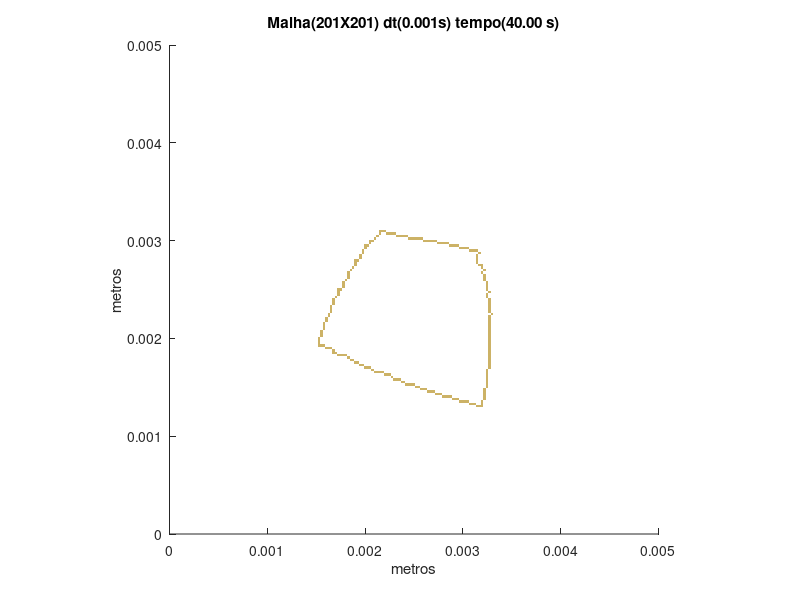

Reproduce this figure in MATLAB.
set (gca,'PlotBoxAspectRatio',[1 1 1],'Xlim',[0,0.005],'Ylim',[0,0.005])
hold on
title('Malha(201X201) dt(0.001s) tempo(40.00 s)')
hold on
ylabel('metros')
hold on
xlabel('metros')
hold on

fill([0.00313432835820896 0.00313432835820896 0.0031592039800995 0.0031592039800995],[0.00129353233830846 0.001318407960199 0.001318407960199 0.00129353233830846],[0.8,0.7,0.4],'LineStyle','none')

fill([0.0031592039800995 0.0031592039800995 0.00318407960199005 0.00318407960199005],[0.00129353233830846 0.001318407960199 0.001318407960199 0.00129353233830846],[0.8,0.7,0.4],'LineStyle','none')

fill([0.00318407960199005 0.00318407960199005 0.0032089552238806 0.0032089552238806],[0.00129353233830846 0.001318407960199 0.001318407960199 0.00129353233830846],[0.8,0.7,0.4],'LineStyle','none')

fill([0.00305970149253731 0.00305970149253731 0.00308457711442786 0.00308457711442786],[0.001318407960199 0.00134328358208955 0.00134328358208955 0.001318407960199],[0.8,0.7,0.4],'LineStyle','none')

fill([0.00308457711442786 0.00308457711442786 0.00310945273631841 0.00310945273631841],[0.001318407960199 0.00134328358208955 0.00134328358208955 0.001318407960199],[0.8,0.7,0.4],'LineStyle','none')

fill([0.00310945273631841 0.00310945273631841 0.00313432835820896 0.00313432835820896],[0.001318407960199 0.00134328358208955 0.00134328358208955 0.001318407960199],[0.8,0.7,0.4],'LineStyle','none')

fill([0.00318407960199005 0.00318407960199005 0.0032089552238806 0.0032089552238806],[0.001318407960199 0.00134328358208955 0.00134328358208955 0.001318407960199],[0.8,0.7,0.4],'LineStyle','none')

fill([0.00296019900497512 0.00296019900497512 0.00298507462686567 0.00298507462686567],[0.00134328358208955 0.0013681592039801 0.0013681592039801 0.00134328358208955],[0.8,0.7,0.4],'LineStyle','none')

fill([0.00298507462686567 0.00298507462686567 0.00300995024875622 0.00300995024875622],[0.00134328358208955 0.0013681592039801 0.0013681592039801 0.00134328358208955],[0.8,0.7,0.4],'LineStyle','none')

fill([0.00300995024875622 0.00300995024875622 0.00303482587064677 0.00303482587064677],[0.00134328358208955 0.0013681592039801 0.0013681592039801 0.00134328358208955],[0.8,0.7,0.4],'LineStyle','none')

fill([0.00303482587064677 0.00303482587064677 0.00305970149253731 0.00305970149253731],[0.00134328358208955 0.0013681592039801 0.0013681592039801 0.00134328358208955],[0.8,0.7,0.4],'LineStyle','none')

fill([0.00318407960199005 0.00318407960199005 0.0032089552238806 0.0032089552238806],[0.00134328358208955 0.0013681592039801 0.0013681592039801 0.00134328358208955],[0.8,0.7,0.4],'LineStyle','none')

fill([0.00288557213930348 0.00288557213930348 0.00291044776119403 0.00291044776119403],[0.0013681592039801 0.00139303482587065 0.00139303482587065 0.0013681592039801],[0.8,0.7,0.4],'LineStyle','none')

fill([0.00291044776119403 0.00291044776119403 0.00293532338308458 0.00293532338308458],[0.0013681592039801 0.00139303482587065 0.00139303482587065 0.0013681592039801],[0.8,0.7,0.4],'LineStyle','none')

fill([0.00293532338308458 0.00293532338308458 0.00296019900497512 0.00296019900497512],[0.0013681592039801 0.00139303482587065 0.00139303482587065 0.0013681592039801],[0.8,0.7,0.4],'LineStyle','none')

fill([0.0032089552238806 0.0032089552238806 0.00323383084577114 0.00323383084577114],[0.0013681592039801 0.00139303482587065 0.00139303482587065 0.0013681592039801],[0.8,0.7,0.4],'LineStyle','none')

fill([0.00278606965174129 0.00278606965174129 0.00281094527363184 0.00281094527363184],[0.00139303482587065 0.00141791044776119 0.00141791044776119 0.00139303482587065],[0.8,0.7,0.4],'LineStyle','none')

fill([0.00281094527363184 0.00281094527363184 0.00283582089552239 0.00283582089552239],[0.00139303482587065 0.00141791044776119 0.00141791044776119 0.00139303482587065],[0.8,0.7,0.4],'LineStyle','none')

fill([0.00283582089552239 0.00283582089552239 0.00286069651741294 0.00286069651741294],[0.00139303482587065 0.00141791044776119 0.00141791044776119 0.00139303482587065],[0.8,0.7,0.4],'LineStyle','none')

fill([0.00286069651741294 0.00286069651741294 0.00288557213930348 0.00288557213930348],[0.00139303482587065 0.00141791044776119 0.00141791044776119 0.00139303482587065],[0.8,0.7,0.4],'LineStyle','none')

fill([0.0032089552238806 0.0032089552238806 0.00323383084577114 0.00323383084577114],[0.00139303482587065 0.00141791044776119 0.00141791044776119 0.00139303482587065],[0.8,0.7,0.4],'LineStyle','none')

fill([0.00271144278606965 0.00271144278606965 0.0027363184079602 0.0027363184079602],[0.00141791044776119 0.00144278606965174 0.00144278606965174 0.00141791044776119],[0.8,0.7,0.4],'LineStyle','none')

fill([0.0027363184079602 0.0027363184079602 0.00276119402985075 0.00276119402985075],[0.00141791044776119 0.00144278606965174 0.00144278606965174 0.00141791044776119],[0.8,0.7,0.4],'LineStyle','none')

fill([0.00276119402985075 0.00276119402985075 0.00278606965174129 0.00278606965174129],[0.00141791044776119 0.00144278606965174 0.00144278606965174 0.00141791044776119],[0.8,0.7,0.4],'LineStyle','none')

fill([0.0032089552238806 0.0032089552238806 0.00323383084577114 0.00323383084577114],[0.00141791044776119 0.00144278606965174 0.00144278606965174 0.00141791044776119],[0.8,0.7,0.4],'LineStyle','none')

fill([0.00263681592039801 0.00263681592039801 0.00266169154228856 0.00266169154228856],[0.00144278606965174 0.00146766169154229 0.00146766169154229 0.00144278606965174],[0.8,0.7,0.4],'LineStyle','none')

fill([0.00266169154228856 0.00266169154228856 0.0026865671641791 0.0026865671641791],[0.00144278606965174 0.00146766169154229 0.00146766169154229 0.00144278606965174],[0.8,0.7,0.4],'LineStyle','none')

fill([0.0026865671641791 0.0026865671641791 0.00271144278606965 0.00271144278606965],[0.00144278606965174 0.00146766169154229 0.00146766169154229 0.00144278606965174],[0.8,0.7,0.4],'LineStyle','none')

fill([0.0032089552238806 0.0032089552238806 0.00323383084577114 0.00323383084577114],[0.00144278606965174 0.00146766169154229 0.00146766169154229 0.00144278606965174],[0.8,0.7,0.4],'LineStyle','none')

fill([0.00256218905472637 0.00256218905472637 0.00258706467661692 0.00258706467661692],[0.00146766169154229 0.00149253731343284 0.00149253731343284 0.00146766169154229],[0.8,0.7,0.4],'LineStyle','none')

fill([0.00258706467661692 0.00258706467661692 0.00261194029850746 0.00261194029850746],[0.00146766169154229 0.00149253731343284 0.00149253731343284 0.00146766169154229],[0.8,0.7,0.4],'LineStyle','none')

fill([0.00261194029850746 0.00261194029850746 0.00263681592039801 0.00263681592039801],[0.00146766169154229 0.00149253731343284 0.00149253731343284 0.00146766169154229],[0.8,0.7,0.4],'LineStyle','none')

fill([0.0032089552238806 0.0032089552238806 0.00323383084577114 0.00323383084577114],[0.00146766169154229 0.00149253731343284 0.00149253731343284 0.00146766169154229],[0.8,0.7,0.4],'LineStyle','none')

fill([0.00251243781094527 0.00251243781094527 0.00253731343283582 0.00253731343283582],[0.00149253731343284 0.00151741293532338 0.00151741293532338 0.00149253731343284],[0.8,0.7,0.4],'LineStyle','none')

fill([0.00253731343283582 0.00253731343283582 0.00256218905472637 0.00256218905472637],[0.00149253731343284 0.00151741293532338 0.00151741293532338 0.00149253731343284],[0.8,0.7,0.4],'LineStyle','none')

fill([0.00323383084577114 0.00323383084577114 0.00325870646766169 0.00325870646766169],[0.00149253731343284 0.00151741293532338 0.00151741293532338 0.00149253731343284],[0.8,0.7,0.4],'LineStyle','none')

fill([0.00241293532338308 0.00241293532338308 0.00243781094527363 0.00243781094527363],[0.00151741293532338 0.00154228855721393 0.00154228855721393 0.00151741293532338],[0.8,0.7,0.4],'LineStyle','none')

fill([0.00243781094527363 0.00243781094527363 0.00246268656716418 0.00246268656716418],[0.00151741293532338 0.00154228855721393 0.00154228855721393 0.00151741293532338],[0.8,0.7,0.4],'LineStyle','none')

fill([0.00246268656716418 0.00246268656716418 0.00248756218905473 0.00248756218905473],[0.00151741293532338 0.00154228855721393 0.00154228855721393 0.00151741293532338],[0.8,0.7,0.4],'LineStyle','none')

fill([0.00248756218905473 0.00248756218905473 0.00251243781094527 0.00251243781094527],[0.00151741293532338 0.00154228855721393 0.00154228855721393 0.00151741293532338],[0.8,0.7,0.4],'LineStyle','none')

fill([0.00323383084577114 0.00323383084577114 0.00325870646766169 0.00325870646766169],[0.00151741293532338 0.00154228855721393 0.00154228855721393 0.00151741293532338],[0.8,0.7,0.4],'LineStyle','none')

fill([0.00236318407960199 0.00236318407960199 0.00238805970149254 0.00238805970149254],[0.00154228855721393 0.00156716417910448 0.00156716417910448 0.00154228855721393],[0.8,0.7,0.4],'LineStyle','none')

fill([0.00238805970149254 0.00238805970149254 0.00241293532338308 0.00241293532338308],[0.00154228855721393 0.00156716417910448 0.00156716417910448 0.00154228855721393],[0.8,0.7,0.4],'LineStyle','none')

fill([0.00323383084577114 0.00323383084577114 0.00325870646766169 0.00325870646766169],[0.00154228855721393 0.00156716417910448 0.00156716417910448 0.00154228855721393],[0.8,0.7,0.4],'LineStyle','none')

fill([0.00228855721393035 0.00228855721393035 0.0023134328358209 0.0023134328358209],[0.00156716417910448 0.00159203980099502 0.00159203980099502 0.00156716417910448],[0.8,0.7,0.4],'LineStyle','none')

fill([0.0023134328358209 0.0023134328358209 0.00233830845771144 0.00233830845771144],[0.00156716417910448 0.00159203980099502 0.00159203980099502 0.00156716417910448],[0.8,0.7,0.4],'LineStyle','none')

fill([0.00233830845771144 0.00233830845771144 0.00236318407960199 0.00236318407960199],[0.00156716417910448 0.00159203980099502 0.00159203980099502 0.00156716417910448],[0.8,0.7,0.4],'LineStyle','none')

fill([0.00323383084577114 0.00323383084577114 0.00325870646766169 0.00325870646766169],[0.00156716417910448 0.00159203980099502 0.00159203980099502 0.00156716417910448],[0.8,0.7,0.4],'LineStyle','none')

fill([0.0022636815920398 0.0022636815920398 0.00228855721393035 0.00228855721393035],[0.00159203980099502 0.00161691542288557 0.00161691542288557 0.00159203980099502],[0.8,0.7,0.4],'LineStyle','none')

fill([0.00323383084577114 0.00323383084577114 0.00325870646766169 0.00325870646766169],[0.00159203980099502 0.00161691542288557 0.00161691542288557 0.00159203980099502],[0.8,0.7,0.4],'LineStyle','none')

fill([0.00218905472636816 0.00218905472636816 0.00221393034825871 0.00221393034825871],[0.00161691542288557 0.00164179104477612 0.00164179104477612 0.00161691542288557],[0.8,0.7,0.4],'LineStyle','none')

fill([0.00221393034825871 0.00221393034825871 0.00223880597014925 0.00223880597014925],[0.00161691542288557 0.00164179104477612 0.00164179104477612 0.00161691542288557],[0.8,0.7,0.4],'LineStyle','none')

fill([0.00223880597014925 0.00223880597014925 0.0022636815920398 0.0022636815920398],[0.00161691542288557 0.00164179104477612 0.00164179104477612 0.00161691542288557],[0.8,0.7,0.4],'LineStyle','none')

fill([0.00323383084577114 0.00323383084577114 0.00325870646766169 0.00325870646766169],[0.00161691542288557 0.00164179104477612 0.00164179104477612 0.00161691542288557],[0.8,0.7,0.4],'LineStyle','none')

fill([0.00208955223880597 0.00208955223880597 0.00211442786069652 0.00211442786069652],[0.00164179104477612 0.00166666666666667 0.00166666666666667 0.00164179104477612],[0.8,0.7,0.4],'LineStyle','none')

fill([0.00211442786069652 0.00211442786069652 0.00213930348258706 0.00213930348258706],[0.00164179104477612 0.00166666666666667 0.00166666666666667 0.00164179104477612],[0.8,0.7,0.4],'LineStyle','none')

fill([0.00213930348258706 0.00213930348258706 0.00216417910447761 0.00216417910447761],[0.00164179104477612 0.00166666666666667 0.00166666666666667 0.00164179104477612],[0.8,0.7,0.4],'LineStyle','none')

fill([0.00216417910447761 0.00216417910447761 0.00218905472636816 0.00218905472636816],[0.00164179104477612 0.00166666666666667 0.00166666666666667 0.00164179104477612],[0.8,0.7,0.4],'LineStyle','none')

fill([0.00323383084577114 0.00323383084577114 0.00325870646766169 0.00325870646766169],[0.00164179104477612 0.00166666666666667 0.00166666666666667 0.00164179104477612],[0.8,0.7,0.4],'LineStyle','none')

fill([0.00206467661691542 0.00206467661691542 0.00208955223880597 0.00208955223880597],[0.00166666666666667 0.00169154228855721 0.00169154228855721 0.00166666666666667],[0.8,0.7,0.4],'LineStyle','none')

fill([0.00323383084577114 0.00323383084577114 0.00325870646766169 0.00325870646766169],[0.00166666666666667 0.00169154228855721 0.00169154228855721 0.00166666666666667],[0.8,0.7,0.4],'LineStyle','none')

fill([0.00199004975124378 0.00199004975124378 0.00201492537313433 0.00201492537313433],[0.00169154228855721 0.00171641791044776 0.00171641791044776 0.00169154228855721],[0.8,0.7,0.4],'LineStyle','none')

fill([0.00201492537313433 0.00201492537313433 0.00203980099502488 0.00203980099502488],[0.00169154228855721 0.00171641791044776 0.00171641791044776 0.00169154228855721],[0.8,0.7,0.4],'LineStyle','none')

fill([0.00203980099502488 0.00203980099502488 0.00206467661691542 0.00206467661691542],[0.00169154228855721 0.00171641791044776 0.00171641791044776 0.00169154228855721],[0.8,0.7,0.4],'LineStyle','none')

fill([0.00325870646766169 0.00325870646766169 0.00328358208955224 0.00328358208955224],[0.00169154228855721 0.00171641791044776 0.00171641791044776 0.00169154228855721],[0.8,0.7,0.4],'LineStyle','none')

fill([0.00194029850746269 0.00194029850746269 0.00196517412935323 0.00196517412935323],[0.00171641791044776 0.00174129353233831 0.00174129353233831 0.00171641791044776],[0.8,0.7,0.4],'LineStyle','none')

fill([0.00196517412935323 0.00196517412935323 0.00199004975124378 0.00199004975124378],[0.00171641791044776 0.00174129353233831 0.00174129353233831 0.00171641791044776],[0.8,0.7,0.4],'LineStyle','none')

fill([0.00325870646766169 0.00325870646766169 0.00328358208955224 0.00328358208955224],[0.00171641791044776 0.00174129353233831 0.00174129353233831 0.00171641791044776],[0.8,0.7,0.4],'LineStyle','none')

fill([0.00189054726368159 0.00189054726368159 0.00191542288557214 0.00191542288557214],[0.00174129353233831 0.00176616915422886 0.00176616915422886 0.00174129353233831],[0.8,0.7,0.4],'LineStyle','none')

fill([0.00191542288557214 0.00191542288557214 0.00194029850746269 0.00194029850746269],[0.00174129353233831 0.00176616915422886 0.00176616915422886 0.00174129353233831],[0.8,0.7,0.4],'LineStyle','none')

fill([0.00325870646766169 0.00325870646766169 0.00328358208955224 0.00328358208955224],[0.00174129353233831 0.00176616915422886 0.00176616915422886 0.00174129353233831],[0.8,0.7,0.4],'LineStyle','none')

fill([0.0018407960199005 0.0018407960199005 0.00186567164179104 0.00186567164179104],[0.00176616915422886 0.0017910447761194 0.0017910447761194 0.00176616915422886],[0.8,0.7,0.4],'LineStyle','none')

fill([0.00186567164179104 0.00186567164179104 0.00189054726368159 0.00189054726368159],[0.00176616915422886 0.0017910447761194 0.0017910447761194 0.00176616915422886],[0.8,0.7,0.4],'LineStyle','none')

fill([0.00325870646766169 0.00325870646766169 0.00328358208955224 0.00328358208955224],[0.00176616915422886 0.0017910447761194 0.0017910447761194 0.00176616915422886],[0.8,0.7,0.4],'LineStyle','none')

fill([0.00181592039800995 0.00181592039800995 0.0018407960199005 0.0018407960199005],[0.0017910447761194 0.00181592039800995 0.00181592039800995 0.0017910447761194],[0.8,0.7,0.4],'LineStyle','none')

fill([0.00325870646766169 0.00325870646766169 0.00328358208955224 0.00328358208955224],[0.0017910447761194 0.00181592039800995 0.00181592039800995 0.0017910447761194],[0.8,0.7,0.4],'LineStyle','none')

fill([0.00171641791044776 0.00171641791044776 0.00174129353233831 0.00174129353233831],[0.00181592039800995 0.0018407960199005 0.0018407960199005 0.00181592039800995],[0.8,0.7,0.4],'LineStyle','none')

fill([0.00174129353233831 0.00174129353233831 0.00176616915422886 0.00176616915422886],[0.00181592039800995 0.0018407960199005 0.0018407960199005 0.00181592039800995],[0.8,0.7,0.4],'LineStyle','none')

fill([0.00176616915422886 0.00176616915422886 0.0017910447761194 0.0017910447761194],[0.00181592039800995 0.0018407960199005 0.0018407960199005 0.00181592039800995],[0.8,0.7,0.4],'LineStyle','none')

fill([0.0017910447761194 0.0017910447761194 0.00181592039800995 0.00181592039800995],[0.00181592039800995 0.0018407960199005 0.0018407960199005 0.00181592039800995],[0.8,0.7,0.4],'LineStyle','none')

fill([0.00325870646766169 0.00325870646766169 0.00328358208955224 0.00328358208955224],[0.00181592039800995 0.0018407960199005 0.0018407960199005 0.00181592039800995],[0.8,0.7,0.4],'LineStyle','none')

fill([0.00166666666666667 0.00166666666666667 0.00169154228855721 0.00169154228855721],[0.0018407960199005 0.00186567164179104 0.00186567164179104 0.0018407960199005],[0.8,0.7,0.4],'LineStyle','none')

fill([0.00169154228855721 0.00169154228855721 0.00171641791044776 0.00171641791044776],[0.0018407960199005 0.00186567164179104 0.00186567164179104 0.0018407960199005],[0.8,0.7,0.4],'LineStyle','none')

fill([0.00325870646766169 0.00325870646766169 0.00328358208955224 0.00328358208955224],[0.0018407960199005 0.00186567164179104 0.00186567164179104 0.0018407960199005],[0.8,0.7,0.4],'LineStyle','none')

fill([0.00166666666666667 0.00166666666666667 0.00169154228855721 0.00169154228855721],[0.00186567164179104 0.00189054726368159 0.00189054726368159 0.00186567164179104],[0.8,0.7,0.4],'LineStyle','none')

fill([0.00325870646766169 0.00325870646766169 0.00328358208955224 0.00328358208955224],[0.00186567164179104 0.00189054726368159 0.00189054726368159 0.00186567164179104],[0.8,0.7,0.4],'LineStyle','none')

fill([0.00159203980099502 0.00159203980099502 0.00161691542288557 0.00161691542288557],[0.00189054726368159 0.00191542288557214 0.00191542288557214 0.00189054726368159],[0.8,0.7,0.4],'LineStyle','none')

fill([0.00161691542288557 0.00161691542288557 0.00164179104477612 0.00164179104477612],[0.00189054726368159 0.00191542288557214 0.00191542288557214 0.00189054726368159],[0.8,0.7,0.4],'LineStyle','none')

fill([0.00164179104477612 0.00164179104477612 0.00166666666666667 0.00166666666666667],[0.00189054726368159 0.00191542288557214 0.00191542288557214 0.00189054726368159],[0.8,0.7,0.4],'LineStyle','none')

fill([0.00325870646766169 0.00325870646766169 0.00328358208955224 0.00328358208955224],[0.00189054726368159 0.00191542288557214 0.00191542288557214 0.00189054726368159],[0.8,0.7,0.4],'LineStyle','none')

fill([0.00151741293532338 0.00151741293532338 0.00154228855721393 0.00154228855721393],[0.00191542288557214 0.00194029850746269 0.00194029850746269 0.00191542288557214],[0.8,0.7,0.4],'LineStyle','none')

fill([0.00154228855721393 0.00154228855721393 0.00156716417910448 0.00156716417910448],[0.00191542288557214 0.00194029850746269 0.00194029850746269 0.00191542288557214],[0.8,0.7,0.4],'LineStyle','none')

fill([0.00156716417910448 0.00156716417910448 0.00159203980099502 0.00159203980099502],[0.00191542288557214 0.00194029850746269 0.00194029850746269 0.00191542288557214],[0.8,0.7,0.4],'LineStyle','none')

fill([0.00325870646766169 0.00325870646766169 0.00328358208955224 0.00328358208955224],[0.00191542288557214 0.00194029850746269 0.00194029850746269 0.00191542288557214],[0.8,0.7,0.4],'LineStyle','none')

fill([0.00151741293532338 0.00151741293532338 0.00154228855721393 0.00154228855721393],[0.00194029850746269 0.00196517412935323 0.00196517412935323 0.00194029850746269],[0.8,0.7,0.4],'LineStyle','none')

fill([0.00325870646766169 0.00325870646766169 0.00328358208955224 0.00328358208955224],[0.00194029850746269 0.00196517412935323 0.00196517412935323 0.00194029850746269],[0.8,0.7,0.4],'LineStyle','none')

fill([0.00151741293532338 0.00151741293532338 0.00154228855721393 0.00154228855721393],[0.00196517412935323 0.00199004975124378 0.00199004975124378 0.00196517412935323],[0.8,0.7,0.4],'LineStyle','none')

fill([0.00325870646766169 0.00325870646766169 0.00328358208955224 0.00328358208955224],[0.00196517412935323 0.00199004975124378 0.00199004975124378 0.00196517412935323],[0.8,0.7,0.4],'LineStyle','none')

fill([0.00151741293532338 0.00151741293532338 0.00154228855721393 0.00154228855721393],[0.00199004975124378 0.00201492537313433 0.00201492537313433 0.00199004975124378],[0.8,0.7,0.4],'LineStyle','none')

fill([0.00325870646766169 0.00325870646766169 0.00328358208955224 0.00328358208955224],[0.00199004975124378 0.00201492537313433 0.00201492537313433 0.00199004975124378],[0.8,0.7,0.4],'LineStyle','none')

fill([0.00154228855721393 0.00154228855721393 0.00156716417910448 0.00156716417910448],[0.00201492537313433 0.00203980099502488 0.00203980099502488 0.00201492537313433],[0.8,0.7,0.4],'LineStyle','none')

fill([0.00325870646766169 0.00325870646766169 0.00328358208955224 0.00328358208955224],[0.00201492537313433 0.00203980099502488 0.00203980099502488 0.00201492537313433],[0.8,0.7,0.4],'LineStyle','none')

fill([0.00154228855721393 0.00154228855721393 0.00156716417910448 0.00156716417910448],[0.00203980099502488 0.00206467661691542 0.00206467661691542 0.00203980099502488],[0.8,0.7,0.4],'LineStyle','none')

fill([0.00325870646766169 0.00325870646766169 0.00328358208955224 0.00328358208955224],[0.00203980099502488 0.00206467661691542 0.00206467661691542 0.00203980099502488],[0.8,0.7,0.4],'LineStyle','none')

fill([0.00154228855721393 0.00154228855721393 0.00156716417910448 0.00156716417910448],[0.00206467661691542 0.00208955223880597 0.00208955223880597 0.00206467661691542],[0.8,0.7,0.4],'LineStyle','none')

fill([0.00325870646766169 0.00325870646766169 0.00328358208955224 0.00328358208955224],[0.00206467661691542 0.00208955223880597 0.00208955223880597 0.00206467661691542],[0.8,0.7,0.4],'LineStyle','none')

fill([0.00156716417910448 0.00156716417910448 0.00159203980099502 0.00159203980099502],[0.00208955223880597 0.00211442786069652 0.00211442786069652 0.00208955223880597],[0.8,0.7,0.4],'LineStyle','none')

fill([0.00325870646766169 0.00325870646766169 0.00328358208955224 0.00328358208955224],[0.00208955223880597 0.00211442786069652 0.00211442786069652 0.00208955223880597],[0.8,0.7,0.4],'LineStyle','none')

fill([0.00156716417910448 0.00156716417910448 0.00159203980099502 0.00159203980099502],[0.00211442786069652 0.00213930348258706 0.00213930348258706 0.00211442786069652],[0.8,0.7,0.4],'LineStyle','none')

fill([0.00325870646766169 0.00325870646766169 0.00328358208955224 0.00328358208955224],[0.00211442786069652 0.00213930348258706 0.00213930348258706 0.00211442786069652],[0.8,0.7,0.4],'LineStyle','none')

fill([0.00156716417910448 0.00156716417910448 0.00159203980099502 0.00159203980099502],[0.00213930348258706 0.00216417910447761 0.00216417910447761 0.00213930348258706],[0.8,0.7,0.4],'LineStyle','none')

fill([0.00325870646766169 0.00325870646766169 0.00328358208955224 0.00328358208955224],[0.00213930348258706 0.00216417910447761 0.00216417910447761 0.00213930348258706],[0.8,0.7,0.4],'LineStyle','none')

fill([0.00159203980099502 0.00159203980099502 0.00161691542288557 0.00161691542288557],[0.00216417910447761 0.00218905472636816 0.00218905472636816 0.00216417910447761],[0.8,0.7,0.4],'LineStyle','none')

fill([0.00325870646766169 0.00325870646766169 0.00328358208955224 0.00328358208955224],[0.00216417910447761 0.00218905472636816 0.00218905472636816 0.00216417910447761],[0.8,0.7,0.4],'LineStyle','none')

fill([0.00159203980099502 0.00159203980099502 0.00161691542288557 0.00161691542288557],[0.00218905472636816 0.00221393034825871 0.00221393034825871 0.00218905472636816],[0.8,0.7,0.4],'LineStyle','none')

fill([0.00325870646766169 0.00325870646766169 0.00328358208955224 0.00328358208955224],[0.00218905472636816 0.00221393034825871 0.00221393034825871 0.00218905472636816],[0.8,0.7,0.4],'LineStyle','none')

fill([0.00161691542288557 0.00161691542288557 0.00164179104477612 0.00164179104477612],[0.00221393034825871 0.00223880597014925 0.00223880597014925 0.00221393034825871],[0.8,0.7,0.4],'LineStyle','none')

fill([0.00325870646766169 0.00325870646766169 0.00328358208955224 0.00328358208955224],[0.00221393034825871 0.00223880597014925 0.00223880597014925 0.00221393034825871],[0.8,0.7,0.4],'LineStyle','none')

fill([0.00161691542288557 0.00161691542288557 0.00164179104477612 0.00164179104477612],[0.00223880597014925 0.0022636815920398 0.0022636815920398 0.00223880597014925],[0.8,0.7,0.4],'LineStyle','none')

fill([0.00328358208955224 0.00328358208955224 0.00330845771144279 0.00330845771144279],[0.00223880597014925 0.0022636815920398 0.0022636815920398 0.00223880597014925],[0.8,0.7,0.4],'LineStyle','none')

fill([0.00164179104477612 0.00164179104477612 0.00166666666666667 0.00166666666666667],[0.0022636815920398 0.00228855721393035 0.00228855721393035 0.0022636815920398],[0.8,0.7,0.4],'LineStyle','none')

fill([0.00325870646766169 0.00325870646766169 0.00328358208955224 0.00328358208955224],[0.0022636815920398 0.00228855721393035 0.00228855721393035 0.0022636815920398],[0.8,0.7,0.4],'LineStyle','none')

fill([0.00164179104477612 0.00164179104477612 0.00166666666666667 0.00166666666666667],[0.00228855721393035 0.0023134328358209 0.0023134328358209 0.00228855721393035],[0.8,0.7,0.4],'LineStyle','none')

fill([0.00325870646766169 0.00325870646766169 0.00328358208955224 0.00328358208955224],[0.00228855721393035 0.0023134328358209 0.0023134328358209 0.00228855721393035],[0.8,0.7,0.4],'LineStyle','none')

fill([0.00164179104477612 0.00164179104477612 0.00166666666666667 0.00166666666666667],[0.0023134328358209 0.00233830845771144 0.00233830845771144 0.0023134328358209],[0.8,0.7,0.4],'LineStyle','none')

fill([0.00325870646766169 0.00325870646766169 0.00328358208955224 0.00328358208955224],[0.0023134328358209 0.00233830845771144 0.00233830845771144 0.0023134328358209],[0.8,0.7,0.4],'LineStyle','none')

fill([0.00166666666666667 0.00166666666666667 0.00169154228855721 0.00169154228855721],[0.00233830845771144 0.00236318407960199 0.00236318407960199 0.00233830845771144],[0.8,0.7,0.4],'LineStyle','none')

fill([0.00325870646766169 0.00325870646766169 0.00328358208955224 0.00328358208955224],[0.00233830845771144 0.00236318407960199 0.00236318407960199 0.00233830845771144],[0.8,0.7,0.4],'LineStyle','none')

fill([0.00166666666666667 0.00166666666666667 0.00169154228855721 0.00169154228855721],[0.00236318407960199 0.00238805970149254 0.00238805970149254 0.00236318407960199],[0.8,0.7,0.4],'LineStyle','none')

fill([0.00325870646766169 0.00325870646766169 0.00328358208955224 0.00328358208955224],[0.00236318407960199 0.00238805970149254 0.00238805970149254 0.00236318407960199],[0.8,0.7,0.4],'LineStyle','none')

fill([0.00166666666666667 0.00166666666666667 0.00169154228855721 0.00169154228855721],[0.00238805970149254 0.00241293532338308 0.00241293532338308 0.00238805970149254],[0.8,0.7,0.4],'LineStyle','none')

fill([0.00325870646766169 0.00325870646766169 0.00328358208955224 0.00328358208955224],[0.00238805970149254 0.00241293532338308 0.00241293532338308 0.00238805970149254],[0.8,0.7,0.4],'LineStyle','none')

fill([0.00169154228855721 0.00169154228855721 0.00171641791044776 0.00171641791044776],[0.00241293532338308 0.00243781094527363 0.00243781094527363 0.00241293532338308],[0.8,0.7,0.4],'LineStyle','none')

fill([0.00323383084577114 0.00323383084577114 0.00325870646766169 0.00325870646766169],[0.00241293532338308 0.00243781094527363 0.00243781094527363 0.00241293532338308],[0.8,0.7,0.4],'LineStyle','none')

fill([0.00171641791044776 0.00171641791044776 0.00174129353233831 0.00174129353233831],[0.00243781094527363 0.00246268656716418 0.00246268656716418 0.00243781094527363],[0.8,0.7,0.4],'LineStyle','none')

fill([0.00323383084577114 0.00323383084577114 0.00325870646766169 0.00325870646766169],[0.00243781094527363 0.00246268656716418 0.00246268656716418 0.00243781094527363],[0.8,0.7,0.4],'LineStyle','none')

fill([0.00171641791044776 0.00171641791044776 0.00174129353233831 0.00174129353233831],[0.00246268656716418 0.00248756218905473 0.00248756218905473 0.00246268656716418],[0.8,0.7,0.4],'LineStyle','none')

fill([0.00325870646766169 0.00325870646766169 0.00328358208955224 0.00328358208955224],[0.00246268656716418 0.00248756218905473 0.00248756218905473 0.00246268656716418],[0.8,0.7,0.4],'LineStyle','none')

fill([0.00171641791044776 0.00171641791044776 0.00174129353233831 0.00174129353233831],[0.00248756218905473 0.00251243781094527 0.00251243781094527 0.00248756218905473],[0.8,0.7,0.4],'LineStyle','none')

fill([0.00174129353233831 0.00174129353233831 0.00176616915422886 0.00176616915422886],[0.00248756218905473 0.00251243781094527 0.00251243781094527 0.00248756218905473],[0.8,0.7,0.4],'LineStyle','none')

fill([0.00323383084577114 0.00323383084577114 0.00325870646766169 0.00325870646766169],[0.00248756218905473 0.00251243781094527 0.00251243781094527 0.00248756218905473],[0.8,0.7,0.4],'LineStyle','none')

fill([0.00176616915422886 0.00176616915422886 0.0017910447761194 0.0017910447761194],[0.00251243781094527 0.00253731343283582 0.00253731343283582 0.00251243781094527],[0.8,0.7,0.4],'LineStyle','none')

fill([0.00323383084577114 0.00323383084577114 0.00325870646766169 0.00325870646766169],[0.00251243781094527 0.00253731343283582 0.00253731343283582 0.00251243781094527],[0.8,0.7,0.4],'LineStyle','none')

fill([0.00176616915422886 0.00176616915422886 0.0017910447761194 0.0017910447761194],[0.00253731343283582 0.00256218905472637 0.00256218905472637 0.00253731343283582],[0.8,0.7,0.4],'LineStyle','none')

fill([0.00323383084577114 0.00323383084577114 0.00325870646766169 0.00325870646766169],[0.00253731343283582 0.00256218905472637 0.00256218905472637 0.00253731343283582],[0.8,0.7,0.4],'LineStyle','none')

fill([0.00176616915422886 0.00176616915422886 0.0017910447761194 0.0017910447761194],[0.00256218905472637 0.00258706467661692 0.00258706467661692 0.00256218905472637],[0.8,0.7,0.4],'LineStyle','none')

fill([0.00323383084577114 0.00323383084577114 0.00325870646766169 0.00325870646766169],[0.00256218905472637 0.00258706467661692 0.00258706467661692 0.00256218905472637],[0.8,0.7,0.4],'LineStyle','none')

fill([0.0017910447761194 0.0017910447761194 0.00181592039800995 0.00181592039800995],[0.00258706467661692 0.00261194029850746 0.00261194029850746 0.00258706467661692],[0.8,0.7,0.4],'LineStyle','none')

fill([0.0032089552238806 0.0032089552238806 0.00323383084577114 0.00323383084577114],[0.00258706467661692 0.00261194029850746 0.00261194029850746 0.00258706467661692],[0.8,0.7,0.4],'LineStyle','none')

fill([0.00181592039800995 0.00181592039800995 0.0018407960199005 0.0018407960199005],[0.00261194029850746 0.00263681592039801 0.00263681592039801 0.00261194029850746],[0.8,0.7,0.4],'LineStyle','none')

fill([0.0032089552238806 0.0032089552238806 0.00323383084577114 0.00323383084577114],[0.00261194029850746 0.00263681592039801 0.00263681592039801 0.00261194029850746],[0.8,0.7,0.4],'LineStyle','none')

fill([0.00181592039800995 0.00181592039800995 0.0018407960199005 0.0018407960199005],[0.00263681592039801 0.00266169154228856 0.00266169154228856 0.00263681592039801],[0.8,0.7,0.4],'LineStyle','none')

fill([0.0032089552238806 0.0032089552238806 0.00323383084577114 0.00323383084577114],[0.00263681592039801 0.00266169154228856 0.00266169154228856 0.00263681592039801],[0.8,0.7,0.4],'LineStyle','none')

fill([0.00181592039800995 0.00181592039800995 0.0018407960199005 0.0018407960199005],[0.00266169154228856 0.0026865671641791 0.0026865671641791 0.00266169154228856],[0.8,0.7,0.4],'LineStyle','none')

fill([0.00318407960199005 0.00318407960199005 0.0032089552238806 0.0032089552238806],[0.00266169154228856 0.0026865671641791 0.0026865671641791 0.00266169154228856],[0.8,0.7,0.4],'LineStyle','none')

fill([0.0018407960199005 0.0018407960199005 0.00186567164179104 0.00186567164179104],[0.0026865671641791 0.00271144278606965 0.00271144278606965 0.0026865671641791],[0.8,0.7,0.4],'LineStyle','none')

fill([0.0032089552238806 0.0032089552238806 0.00323383084577114 0.00323383084577114],[0.0026865671641791 0.00271144278606965 0.00271144278606965 0.0026865671641791],[0.8,0.7,0.4],'LineStyle','none')

fill([0.00186567164179104 0.00186567164179104 0.00189054726368159 0.00189054726368159],[0.00271144278606965 0.0027363184079602 0.0027363184079602 0.00271144278606965],[0.8,0.7,0.4],'LineStyle','none')

fill([0.00318407960199005 0.00318407960199005 0.0032089552238806 0.0032089552238806],[0.00271144278606965 0.0027363184079602 0.0027363184079602 0.00271144278606965],[0.8,0.7,0.4],'LineStyle','none')

fill([0.00189054726368159 0.00189054726368159 0.00191542288557214 0.00191542288557214],[0.0027363184079602 0.00276119402985075 0.00276119402985075 0.0027363184079602],[0.8,0.7,0.4],'LineStyle','none')

fill([0.0031592039800995 0.0031592039800995 0.00318407960199005 0.00318407960199005],[0.0027363184079602 0.00276119402985075 0.00276119402985075 0.0027363184079602],[0.8,0.7,0.4],'LineStyle','none')

fill([0.00318407960199005 0.00318407960199005 0.0032089552238806 0.0032089552238806],[0.0027363184079602 0.00276119402985075 0.00276119402985075 0.0027363184079602],[0.8,0.7,0.4],'LineStyle','none')

fill([0.00189054726368159 0.00189054726368159 0.00191542288557214 0.00191542288557214],[0.00276119402985075 0.00278606965174129 0.00278606965174129 0.00276119402985075],[0.8,0.7,0.4],'LineStyle','none')

fill([0.00313432835820896 0.00313432835820896 0.0031592039800995 0.0031592039800995],[0.00276119402985075 0.00278606965174129 0.00278606965174129 0.00276119402985075],[0.8,0.7,0.4],'LineStyle','none')

fill([0.00189054726368159 0.00189054726368159 0.00191542288557214 0.00191542288557214],[0.00278606965174129 0.00281094527363184 0.00281094527363184 0.00278606965174129],[0.8,0.7,0.4],'LineStyle','none')

fill([0.00191542288557214 0.00191542288557214 0.00194029850746269 0.00194029850746269],[0.00278606965174129 0.00281094527363184 0.00281094527363184 0.00278606965174129],[0.8,0.7,0.4],'LineStyle','none')

fill([0.00313432835820896 0.00313432835820896 0.0031592039800995 0.0031592039800995],[0.00278606965174129 0.00281094527363184 0.00281094527363184 0.00278606965174129],[0.8,0.7,0.4],'LineStyle','none')

fill([0.00194029850746269 0.00194029850746269 0.00196517412935323 0.00196517412935323],[0.00281094527363184 0.00283582089552239 0.00283582089552239 0.00281094527363184],[0.8,0.7,0.4],'LineStyle','none')

fill([0.00313432835820896 0.00313432835820896 0.0031592039800995 0.0031592039800995],[0.00281094527363184 0.00283582089552239 0.00283582089552239 0.00281094527363184],[0.8,0.7,0.4],'LineStyle','none')

fill([0.00194029850746269 0.00194029850746269 0.00196517412935323 0.00196517412935323],[0.00283582089552239 0.00286069651741294 0.00286069651741294 0.00283582089552239],[0.8,0.7,0.4],'LineStyle','none')

fill([0.00313432835820896 0.00313432835820896 0.0031592039800995 0.0031592039800995],[0.00283582089552239 0.00286069651741294 0.00286069651741294 0.00283582089552239],[0.8,0.7,0.4],'LineStyle','none')

fill([0.00196517412935323 0.00196517412935323 0.00199004975124378 0.00199004975124378],[0.00286069651741294 0.00288557213930348 0.00288557213930348 0.00286069651741294],[0.8,0.7,0.4],'LineStyle','none')

fill([0.0031592039800995 0.0031592039800995 0.00318407960199005 0.00318407960199005],[0.00286069651741294 0.00288557213930348 0.00288557213930348 0.00286069651741294],[0.8,0.7,0.4],'LineStyle','none')

fill([0.00196517412935323 0.00196517412935323 0.00199004975124378 0.00199004975124378],[0.00288557213930348 0.00291044776119403 0.00291044776119403 0.00288557213930348],[0.8,0.7,0.4],'LineStyle','none')

fill([0.00305970149253731 0.00305970149253731 0.00308457711442786 0.00308457711442786],[0.00288557213930348 0.00291044776119403 0.00291044776119403 0.00288557213930348],[0.8,0.7,0.4],'LineStyle','none')

fill([0.00308457711442786 0.00308457711442786 0.00310945273631841 0.00310945273631841],[0.00288557213930348 0.00291044776119403 0.00291044776119403 0.00288557213930348],[0.8,0.7,0.4],'LineStyle','none')

fill([0.00310945273631841 0.00310945273631841 0.00313432835820896 0.00313432835820896],[0.00288557213930348 0.00291044776119403 0.00291044776119403 0.00288557213930348],[0.8,0.7,0.4],'LineStyle','none')

fill([0.00313432835820896 0.00313432835820896 0.0031592039800995 0.0031592039800995],[0.00288557213930348 0.00291044776119403 0.00291044776119403 0.00288557213930348],[0.8,0.7,0.4],'LineStyle','none')

fill([0.00199004975124378 0.00199004975124378 0.00201492537313433 0.00201492537313433],[0.00291044776119403 0.00293532338308458 0.00293532338308458 0.00291044776119403],[0.8,0.7,0.4],'LineStyle','none')

fill([0.00296019900497512 0.00296019900497512 0.00298507462686567 0.00298507462686567],[0.00291044776119403 0.00293532338308458 0.00293532338308458 0.00291044776119403],[0.8,0.7,0.4],'LineStyle','none')

fill([0.00298507462686567 0.00298507462686567 0.00300995024875622 0.00300995024875622],[0.00291044776119403 0.00293532338308458 0.00293532338308458 0.00291044776119403],[0.8,0.7,0.4],'LineStyle','none')

fill([0.00300995024875622 0.00300995024875622 0.00303482587064677 0.00303482587064677],[0.00291044776119403 0.00293532338308458 0.00293532338308458 0.00291044776119403],[0.8,0.7,0.4],'LineStyle','none')

fill([0.00303482587064677 0.00303482587064677 0.00305970149253731 0.00305970149253731],[0.00291044776119403 0.00293532338308458 0.00293532338308458 0.00291044776119403],[0.8,0.7,0.4],'LineStyle','none')

fill([0.00199004975124378 0.00199004975124378 0.00201492537313433 0.00201492537313433],[0.00293532338308458 0.00296019900497512 0.00296019900497512 0.00293532338308458],[0.8,0.7,0.4],'LineStyle','none')

fill([0.00201492537313433 0.00201492537313433 0.00203980099502488 0.00203980099502488],[0.00293532338308458 0.00296019900497512 0.00296019900497512 0.00293532338308458],[0.8,0.7,0.4],'LineStyle','none')

fill([0.00286069651741294 0.00286069651741294 0.00288557213930348 0.00288557213930348],[0.00293532338308458 0.00296019900497512 0.00296019900497512 0.00293532338308458],[0.8,0.7,0.4],'LineStyle','none')

fill([0.00288557213930348 0.00288557213930348 0.00291044776119403 0.00291044776119403],[0.00293532338308458 0.00296019900497512 0.00296019900497512 0.00293532338308458],[0.8,0.7,0.4],'LineStyle','none')

fill([0.00291044776119403 0.00291044776119403 0.00293532338308458 0.00293532338308458],[0.00293532338308458 0.00296019900497512 0.00296019900497512 0.00293532338308458],[0.8,0.7,0.4],'LineStyle','none')

fill([0.00293532338308458 0.00293532338308458 0.00296019900497512 0.00296019900497512],[0.00293532338308458 0.00296019900497512 0.00296019900497512 0.00293532338308458],[0.8,0.7,0.4],'LineStyle','none')

fill([0.00203980099502488 0.00203980099502488 0.00206467661691542 0.00206467661691542],[0.00296019900497512 0.00298507462686567 0.00298507462686567 0.00296019900497512],[0.8,0.7,0.4],'LineStyle','none')

fill([0.0027363184079602 0.0027363184079602 0.00276119402985075 0.00276119402985075],[0.00296019900497512 0.00298507462686567 0.00298507462686567 0.00296019900497512],[0.8,0.7,0.4],'LineStyle','none')

fill([0.00276119402985075 0.00276119402985075 0.00278606965174129 0.00278606965174129],[0.00296019900497512 0.00298507462686567 0.00298507462686567 0.00296019900497512],[0.8,0.7,0.4],'LineStyle','none')

fill([0.00278606965174129 0.00278606965174129 0.00281094527363184 0.00281094527363184],[0.00296019900497512 0.00298507462686567 0.00298507462686567 0.00296019900497512],[0.8,0.7,0.4],'LineStyle','none')

fill([0.00281094527363184 0.00281094527363184 0.00283582089552239 0.00283582089552239],[0.00296019900497512 0.00298507462686567 0.00298507462686567 0.00296019900497512],[0.8,0.7,0.4],'LineStyle','none')

fill([0.00283582089552239 0.00283582089552239 0.00286069651741294 0.00286069651741294],[0.00296019900497512 0.00298507462686567 0.00298507462686567 0.00296019900497512],[0.8,0.7,0.4],'LineStyle','none')

fill([0.00203980099502488 0.00203980099502488 0.00206467661691542 0.00206467661691542],[0.00298507462686567 0.00300995024875622 0.00300995024875622 0.00298507462686567],[0.8,0.7,0.4],'LineStyle','none')

fill([0.00206467661691542 0.00206467661691542 0.00208955223880597 0.00208955223880597],[0.00298507462686567 0.00300995024875622 0.00300995024875622 0.00298507462686567],[0.8,0.7,0.4],'LineStyle','none')

fill([0.00258706467661692 0.00258706467661692 0.00261194029850746 0.00261194029850746],[0.00298507462686567 0.00300995024875622 0.00300995024875622 0.00298507462686567],[0.8,0.7,0.4],'LineStyle','none')

fill([0.00261194029850746 0.00261194029850746 0.00263681592039801 0.00263681592039801],[0.00298507462686567 0.00300995024875622 0.00300995024875622 0.00298507462686567],[0.8,0.7,0.4],'LineStyle','none')

fill([0.00263681592039801 0.00263681592039801 0.00266169154228856 0.00266169154228856],[0.00298507462686567 0.00300995024875622 0.00300995024875622 0.00298507462686567],[0.8,0.7,0.4],'LineStyle','none')

fill([0.00266169154228856 0.00266169154228856 0.0026865671641791 0.0026865671641791],[0.00298507462686567 0.00300995024875622 0.00300995024875622 0.00298507462686567],[0.8,0.7,0.4],'LineStyle','none')

fill([0.0026865671641791 0.0026865671641791 0.00271144278606965 0.00271144278606965],[0.00298507462686567 0.00300995024875622 0.00300995024875622 0.00298507462686567],[0.8,0.7,0.4],'LineStyle','none')

fill([0.00271144278606965 0.00271144278606965 0.0027363184079602 0.0027363184079602],[0.00298507462686567 0.00300995024875622 0.00300995024875622 0.00298507462686567],[0.8,0.7,0.4],'LineStyle','none')

fill([0.00208955223880597 0.00208955223880597 0.00211442786069652 0.00211442786069652],[0.00300995024875622 0.00303482587064677 0.00303482587064677 0.00300995024875622],[0.8,0.7,0.4],'LineStyle','none')

fill([0.00243781094527363 0.00243781094527363 0.00246268656716418 0.00246268656716418],[0.00300995024875622 0.00303482587064677 0.00303482587064677 0.00300995024875622],[0.8,0.7,0.4],'LineStyle','none')

fill([0.00246268656716418 0.00246268656716418 0.00248756218905473 0.00248756218905473],[0.00300995024875622 0.00303482587064677 0.00303482587064677 0.00300995024875622],[0.8,0.7,0.4],'LineStyle','none')

fill([0.00248756218905473 0.00248756218905473 0.00251243781094527 0.00251243781094527],[0.00300995024875622 0.00303482587064677 0.00303482587064677 0.00300995024875622],[0.8,0.7,0.4],'LineStyle','none')

fill([0.00251243781094527 0.00251243781094527 0.00253731343283582 0.00253731343283582],[0.00300995024875622 0.00303482587064677 0.00303482587064677 0.00300995024875622],[0.8,0.7,0.4],'LineStyle','none')

fill([0.00253731343283582 0.00253731343283582 0.00256218905472637 0.00256218905472637],[0.00300995024875622 0.00303482587064677 0.00303482587064677 0.00300995024875622],[0.8,0.7,0.4],'LineStyle','none')

fill([0.00256218905472637 0.00256218905472637 0.00258706467661692 0.00258706467661692],[0.00300995024875622 0.00303482587064677 0.00303482587064677 0.00300995024875622],[0.8,0.7,0.4],'LineStyle','none')

fill([0.00211442786069652 0.00211442786069652 0.00213930348258706 0.00213930348258706],[0.00303482587064677 0.00305970149253731 0.00305970149253731 0.00303482587064677],[0.8,0.7,0.4],'LineStyle','none')

fill([0.0023134328358209 0.0023134328358209 0.00233830845771144 0.00233830845771144],[0.00303482587064677 0.00305970149253731 0.00305970149253731 0.00303482587064677],[0.8,0.7,0.4],'LineStyle','none')

fill([0.00233830845771144 0.00233830845771144 0.00236318407960199 0.00236318407960199],[0.00303482587064677 0.00305970149253731 0.00305970149253731 0.00303482587064677],[0.8,0.7,0.4],'LineStyle','none')

fill([0.00236318407960199 0.00236318407960199 0.00238805970149254 0.00238805970149254],[0.00303482587064677 0.00305970149253731 0.00305970149253731 0.00303482587064677],[0.8,0.7,0.4],'LineStyle','none')

fill([0.00238805970149254 0.00238805970149254 0.00241293532338308 0.00241293532338308],[0.00303482587064677 0.00305970149253731 0.00305970149253731 0.00303482587064677],[0.8,0.7,0.4],'LineStyle','none')

fill([0.00241293532338308 0.00241293532338308 0.00243781094527363 0.00243781094527363],[0.00303482587064677 0.00305970149253731 0.00305970149253731 0.00303482587064677],[0.8,0.7,0.4],'LineStyle','none')

fill([0.00213930348258706 0.00213930348258706 0.00216417910447761 0.00216417910447761],[0.00305970149253731 0.00308457711442786 0.00308457711442786 0.00305970149253731],[0.8,0.7,0.4],'LineStyle','none')

fill([0.00221393034825871 0.00221393034825871 0.00223880597014925 0.00223880597014925],[0.00305970149253731 0.00308457711442786 0.00308457711442786 0.00305970149253731],[0.8,0.7,0.4],'LineStyle','none')

fill([0.00223880597014925 0.00223880597014925 0.0022636815920398 0.0022636815920398],[0.00305970149253731 0.00308457711442786 0.00308457711442786 0.00305970149253731],[0.8,0.7,0.4],'LineStyle','none')

fill([0.0022636815920398 0.0022636815920398 0.00228855721393035 0.00228855721393035],[0.00305970149253731 0.00308457711442786 0.00308457711442786 0.00305970149253731],[0.8,0.7,0.4],'LineStyle','none')

fill([0.00228855721393035 0.00228855721393035 0.0023134328358209 0.0023134328358209],[0.00305970149253731 0.00308457711442786 0.00308457711442786 0.00305970149253731],[0.8,0.7,0.4],'LineStyle','none')

fill([0.00213930348258706 0.00213930348258706 0.00216417910447761 0.00216417910447761],[0.00308457711442786 0.00310945273631841 0.00310945273631841 0.00308457711442786],[0.8,0.7,0.4],'LineStyle','none')

fill([0.00216417910447761 0.00216417910447761 0.00218905472636816 0.00218905472636816],[0.00308457711442786 0.00310945273631841 0.00310945273631841 0.00308457711442786],[0.8,0.7,0.4],'LineStyle','none')

fill([0.00218905472636816 0.00218905472636816 0.00221393034825871 0.00221393034825871],[0.00308457711442786 0.00310945273631841 0.00310945273631841 0.00308457711442786],[0.8,0.7,0.4],'LineStyle','none')
